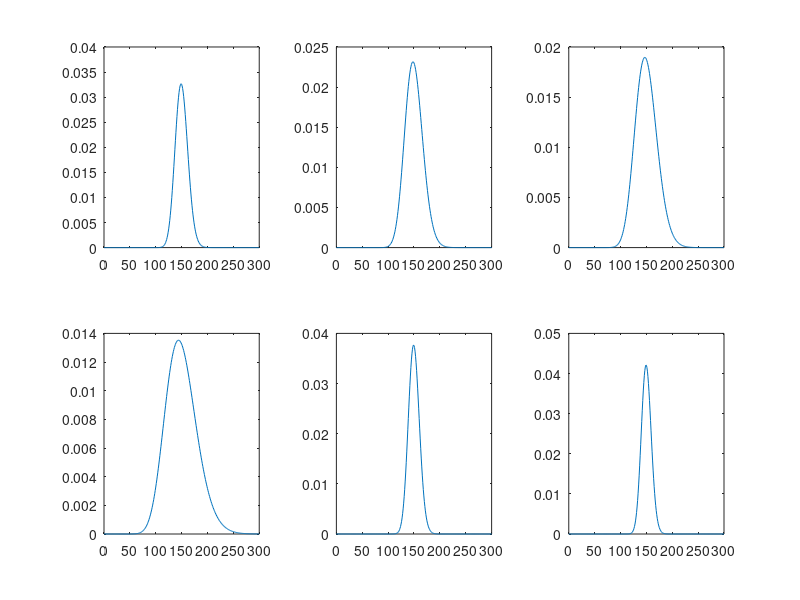

The MATLAB script that drew this image: (Note: this script raises an error after producing the figure.)
clear all;
close all;

% TODO: make totalDemand = 1.5*capacity = 150 if capacity=100
% TODO: new arrival model based on NHPP and perhaps new cancellation model also based on MHPP
% TODO: change number of actions;

% Parameters % TODO: use real world problem parameters

capacity = 100; % total demand = capacity*1.5 = 300 % 100, total demand = 150; % flight capacity (of economy cabin); vary
bookingHorizon = 182; % 182 days = 6 months % 365 % 1000; % total booking horizon/window/interval
% nFclassPricePoints = [2 2 2]; [3 3 3];

% TODO: implement the polya process to model the arrival of passenger booking requests

nFareClasses = 3; % high, medium and low fare class; each class has two or more distinct price points associated with it
% fClassBookingWindow = [repelem(14,fClassnPricePoints(1)) repelem(28,fClassnPricePoints(2)) repelem(182,fClassnPricePoints(3))]; % TODO: vary
% wtpGroupArrivalWindow = [7 14 21 28 100 182];

nEpisodes = 100000 ; % 50000; % 25000; % number of episodes used for training the DRL agent
% fClassPrices = {[600, 500, 400], [300, 250, 200], [150, 125, 100]}; % price will be set by agent
fClassPrices = {[500, 400], [250, 200], [130, 100]}; % price will be set by agent
nFclassPricePoints = cellfun(@length,fClassPrices);
nWTPgroups = sum(nFclassPricePoints); % nWTPgroups = 9; % 6; % high, medium and low fare class; each class may have a set of price points associated with it
fclassIdentifier = [repelem(1,nFclassPricePoints(1)) repelem(2,nFclassPricePoints(2)) repelem(3,nFclassPricePoints(3))]; % TODO: vary; # [1 1 2 2 3 3];
fclassIdentifierPy = fclassIdentifier - 1; % [0 0 1 1 2 2]
wtp = [fClassPrices{1} fClassPrices{2} fClassPrices{3}]; 
fareLevels = wtp; % = [400, 300, 250, 200, 130, 100]


% priceMatrix = zeros(prod(nFclassPricePoints+1),nUnqFareClasses);
priceMatrix = zeros(prod([nFclassPricePoints(1) nFclassPricePoints(2:end)+1]),nFareClasses);
rowInd = 1;
for p1=flip(fClassPrices{1}) % [300 400] % most expensive fare class will never be closed; TODO: remove inf; before doing so, test if agent learns this rule
    for p2=[flip(fClassPrices{2}) inf] % 0:2
        for p3=[flip(fClassPrices{3}) inf] % 0:2 
            priceMatrix(rowInd,:)=[p1 p2 p3];
            rowInd = rowInd + 1;
        end
    end
end

% fClassDistrMeans = [10, 30, 60; 60, 30, 10; 33, 33, 34]; % three different settings of fare class passenger distributions 
fClassDistrMeans = [8, 12, 15, 15, 30, 70]; % mean number of arrivals of passengers in different WTP groups/categories; % totalDemand = 1.5*capacity = 150 if capacity=100 
% -> mean number of passenger arrivals of each fare class in each flight episode in three different scenarios/cases
% In row 1, mean(high class pax arrival) = 10, mean(middle class pax arrival) = 30 and mean(low class pax arrival) = 60 
       
fd = 1; % fd = {1,2,3} fd gives the fare class passenger distribution setting 
fClassMeanDemand = fClassDistrMeans(fd,:); % here fclass = WTP mean demand
 
fClassCancelRate = [0.1, 0.1, 0.05, 0.05, 0, 0]; % booking/ticket cancellation rates are different for each fare class;
cncFee = [0 100]; % fClassCancelRefund = [1 0.5 0];
% fClassCancelRate = [0.1, 0.05, 0]; %TODO: booking/ticket cancellation rates should be different for each fare class; 
% lowest fare class passengers do not have the option of cancelling their booking

% Beta distributions represent the nonhomogeneous (varying) arrival rates of the different wtpGroups
t = 0:1/182:1;
betaValues_wtpGrps = [betapdf(t,9,4);...
                      betapdf(t,7,4);...
                      betapdf(t,6,4);...
                      betapdf(t,5,5);...
                      betapdf(t,4,6);...
                      betapdf(t,2,6)];

for ind=1:6
    subplot(2,3,ind);      
    plot(t,betaValues_wtpGrps(ind,:))
end


t = 0:1:300;
gammaValues_wtpGrps = [gampdf(t,150,1);... % variance = 150
                      gampdf(t,75,2);... % variance = 300
                      gampdf(t,50,3);... % variance = 450
                      gampdf(t,25,6);... % variance = 36*25 = 900
                      gampdf(t,200,3/4);... % variance = 200*9/16 = 112.5
                      gampdf(t,250,3/5)]; % variance = 250*9/25 = 90

for ind=1:6
    subplot(2,3,ind);      
    plot(t,gammaValues_wtpGrps(ind,:))
end

pcArrivals_wtpGrps = fClassDistrMeans/150;

fileName = 'trainingData_c1fd1_NHPP1'; 

lamdaValues_wtpGrps = betaValues_wtpGrps.*(A*pcArrivals_wtpGrps');

% Assuming that passengers arrive following a Poisson process with mean number of arrivals given by fClassMeanDemand
avgInterArrivalTime = wtpGroupArrivalWindow./fClassMeanDemand; % [14 21 182]./[10 30 60] size = 1 x 3

% %%%% TODO
% % Simulating arrival of low fare class passengers
% maxNumberOfArrivals = poissinv(1-1/(10*nEpisodes), fClassMeanDemand(end)); % -> poissinv(1, classSizeMean); size = 1 x 3
% arrivalTimesLclass = num2cell(cumsum(exprnd(avgInterArrivalTime(end), nEpisodes, maxNumberOfArrivals), 2), 2); % 25000x1 cell array; exprnd() size = 25000 x maxNumArrivals 
% % set arrival times beyond totalTime equal to 0
% arrivalTimesLclass = cellfun(@(c) c(c < bookingHorizon), arrivalTimesLclass, 'UniformOutput', false);
% % arrivalTimes = 1 x 1 cell -> 25000 x 3 cell array -> numeric array of arrival times 
% priceSensitivity = [-0.2 -0.5 -0.8];
% nArrivalsLclass = cellfun(@length, arrivalTimesLclass);
% nArrivalsLclass1 = max(0,nArrivalsLclass + priceSensitivity(end)*50); 
% nArrivalsLclass2 = max(0,nArrivalsLclass + priceSensitivity(end)*25) - nArrivalsLclass1; 
% nArrivalsLclass3 = nArrivalsLclass - nArrivalsLclass1 - nArrivalsLclass2;
% 
% y = arrayfun(@(i)randsample(nArrivalsLclass(i),nArrivalsLclass1(i)),1:nEpisodes,'UniformOutput', false); % indices of pax with fareMclass>WTP>fareLclass1
% %%%%

% TODO: This could get large as totalTime increases
% TODO: May need to increase max number of passengerArrivals to insure that totalTime is reached (i.e. passengers keep arriving till flight departure)
% nArrivalsCellArray = arrayfun(@(lambda)poissrnd(fClassMeanDemand(lambda),nEpisodes,1),1:nFareClasses,'UniformOutput', false); % size = 1 x 3 cell array
nArrivalsCellArray = arrayfun(@(lambda)poissrnd(fClassMeanDemand(lambda),nEpisodes,1),1:(nWTPgroups-1),'UniformOutput', false); % size = 1 x 3 cell array

% episode = 1
% get cell array of arrival times for a single fare class
% using a cell array is necessary to allow for possibly different number of arrivals at each flight/episode
% arrivalTimesFunc = @(fareClass) num2cell(cumsum(exprnd(avgInterArrivalTime(fareClass), 1, nArrivalsCellArray{fareClass}(episode)), 2), 2); % -> exprnd() size = 25000 x maxNumArrivals 

arrivalTimesFunc12 = @(episode) arrayfun(@(fareClass) (sort(bookingHorizon - (cumsum(exprnd(avgInterArrivalTime(fareClass), 1, nArrivalsCellArray{fareClass}(episode)), 2)), 2)),1:(nWTPgroups-1), 'UniformOutput', false); % -> exprnd() size = 25000 x maxNumArrivals 
% arrivalTimesFunc = @(episode) arrayfun(@(fareClass) num2cell(cumsum(exprnd(avgInterArrivalTime(fareClass), 1, nArrivalsCellArray{fareClass}(episode)), 2), 2),1:nFareClasses, 'UniformOutput', false); % -> exprnd() size = 25000 x maxNumArrivals 

% arrivalTimesFunc is a function handle of an anonymous function; 'i' is the input argument; num2cell gives a 25000 x 1 cell array in 'arrivalTimesFunc' 
% for each input fare class 'i'; arrivalTimesFunc(r) = cell(r) = numeric array of arrivalTimes of passengers for flight 'r'
% returns 25000x1 cell array

% flight episode index = episode number or flight number 
% fareClassIndex = {1,2,3}
% arrivalTimes{flight episode Index, Fare Class Index}(arrival Index), arrival Index < nArrivals
% arrivalTimes = arrayfun(@(fareClass) arrivalTimesFunc(fareClass) , 1:nFareClasses, 'UniformOutput', false);

arrivalTimes12 = arrayfun(@(episode) arrivalTimesFunc12(episode),(1:nEpisodes)', 'UniformOutput', false);

% Computing arrivalTimesLclass
maxNumberOfArrivals = poissinv(1-1/(10*nEpisodes), fClassMeanDemand(end)); % -> poissinv(1, classSizeMean); size = 1 x 3
arrivalTimesLclass = num2cell(cumsum(exprnd(avgInterArrivalTime(end), nEpisodes, maxNumberOfArrivals), 2), 2); % 25000x1 cell array; exprnd() size = 25000 x maxNumArrivals 
arrivalTimesLclass = cellfun(@(c) c(c < bookingHorizon), arrivalTimesLclass, 'UniformOutput', false);
nArrivalsLclass = cellfun(@length, arrivalTimesLclass); % 25000x1 double

nArrivalsCellArray = [nArrivalsCellArray nArrivalsLclass];
% arrivalTimesFunc2 = @(episode) cumsum(exprnd(avgInterArrivalTime(3), 1, nArrivalsCellArray{3}(episode)), 2); % -> exprnd() size = 25000 x maxNumArrivals 
% arrivalTimes2 = arrayfun(@(episode) arrivalTimesFunc2(episode),(1:nEpisodes)', 'UniformOutput', false);

% 'UniformOutput' = false, so that arrayfun returns the outputs of arrivalTimesFunc in cell arrays. The outputs of arrivalTimesFunc are of size 25000 x 1
% arrivalTimes is a 1x3 cell array 
% arrivalTimes(1) = cell(1) = arrivalTimesFunc(1) = 25000 x 1 cell array; 
% arrivalTimesFunc(r) = cell(r) = numeric array of arrivalTimes of passengers for flight 'r'
% horizontally concatenate the cells of arrivalTimes

arrivalTimes12 = vertcat(arrivalTimes12{:}); % arrivalTimes = 25000x3 cell array; arrivalTimes{2, 3}(5) = arrival time of fifth passenger for third fare class in flight/episode = 2  
% arrivalTimes = horzcat(arrivalTimes{:}); % arrivalTimes = 25000x3 cell array; arrivalTimes{2, 3}(5) = arrival time of fifth passenger for third fare class in flight/episode = 2 
arrivalTimes = [arrivalTimes12 arrivalTimesLclass];
 
% % set arrival times beyond totalTime (365 days) equal to 0
% arrivalTimes = cellfun(@(c) c(c < totalTime), arrivalTimes, 'UniformOutput', false);
% % arrivalTimes = 1 x 1 cell -> 25000 x 3 cell array -> numeric array of arrival times 
% 
% % nArrivals(flight episode index, Fare Class Index)
% nArrivals = cellfun(@length, arrivalTimes); 
% % nArrivals = 1 x 1 cell -> 25000 x 3 cell array -> length(numeric array of arrival times )
% % nArrivals{1}(i,j) = number of passenger arrivals of fare class 'j' in flight episode 'i', where i = flight episode index E {1,...,25000}; j = fare class index E {1,2,3}; 

% 
% cancellations{flight episode index, Fare Class Index}(arrival Index)
% zero for not canceled otherwise uniform between zero and one for percentage
% of time left before cancellation
% binornd(1, fClassCancelRate(j), 1, nArrivals(i, j)) = numeric array of random 0's and 1's sampled from the binomial distribution 
% rand(1, nArrivals(i, j)) = random number array of size 1 x nArrivals
% binornd(1, fClassCancelRate(j), 1, nArrivals(i, j)).*rand(1, nArrivals(i, j)) = array of 0's and uniformly random cancellation times in the interval [0,1]

classCancellations = @(fclass) arrayfun(@(eps) binornd(1, fClassCancelRate(fclass), 1, nArrivalsCellArray{fclass}(eps)).*rand(1, nArrivalsCellArray{fclass}(eps)), 1:nEpisodes, 'UniformOutput', false)';
cancellations = arrayfun(@(fclass) classCancellations(fclass), 1:nWTPgroups, 'UniformOutput', false);
cancellations = horzcat(cancellations{:});


% nCancellations(flight episode Index, Fare Class Index)
nCancellations = cellfun(@(c) sum(ceil(c)), cancellations); % size = 1x1 cell -> 25000 x 3 array 

% Computing max reward for each episode by considering WTP of committed passengers
% maxReward(flightEpsIndex) = theoretical upper bound of revenue (maximum possible revenue) in that episode
% nArrivals - nCancellations = number of confirmed passengers
nArrivals = cell2mat(nArrivalsCellArray); % 25000x6 vector
optimalNumberBookings = min(nArrivals - nCancellations, capacity*ones(size(nArrivals))); 
for i = 2:nWTPgroups
    seatsRemaining = capacity - sum(optimalNumberBookings(:,1:i-1),2);
    optimalNumberBookings(:,i) = min(optimalNumberBookings(:,i), seatsRemaining);
end
maxReward = optimalNumberBookings*wtp'; % 25000x1 vector

% % TODO: compute revenues generated from using EMSRb method
% bLimits = py.EMSRbBLimits(fareLevels,fClassMeanDemand,capacity);



% averageMaxReward = mean(maxReward);

% dataSets{i} = [t, fareClassIndex, timeOfCancellation];
% [1, 1, 0] - adding passenger of class 1 at t = 1
% [2, 3, 10] - adding passenger of class 3 at t = 2, will cancel at some later time
% ...

% episode 'j', fare class 'i'           (bookingHorizon-arrivalTimes{j,i}).*cancellations{j,i} = time remaining*cancellation = cancellation time after (wrt) arrival time    
computeCancellationTimeFunc = @(j, i) ((bookingHorizon-arrivalTimes{j,i}).*cancellations{j,i} + arrivalTimes{j,i}.*ceil(cancellations{j,i}))'; % nArrivals(given episode and fare class)x1
compileTrDataFunc = @(j) cell2mat(arrayfun(@(i) [arrivalTimes{j, i}', i*ones(nArrivals(j, i), 1), computeCancellationTimeFunc(j, i)], 1:nWTPgroups, 'UniformOutput', false)');
trData = arrayfun(@(j) compileTrDataFunc(j), 1:nEpisodes, 'UniformOutput', false); % 1x25000 cell array

% sort by arrival times in ascending order
trData = cellfun(@sortrows, trData, 'UniformOutput', false);
trData = cellfun(@(c) c-1, trData, 'UniformOutput', false);

totalNarrivals = sum(nArrivals,2);

trDataPy = cellfun(@(c) ceil(c), trData, 'UniformOutput', false); 
for eps=1:nEpisodes
    trDataPy{eps}((trDataPy{eps}(:,1)<0),1)=0; % prcArr(prcArr>10)=10
end
  
% save all variables in the workspace
save(strcat(fileName, '.mat')) % -> filename.mat
% load(strcat(fileName, '.mat'))
